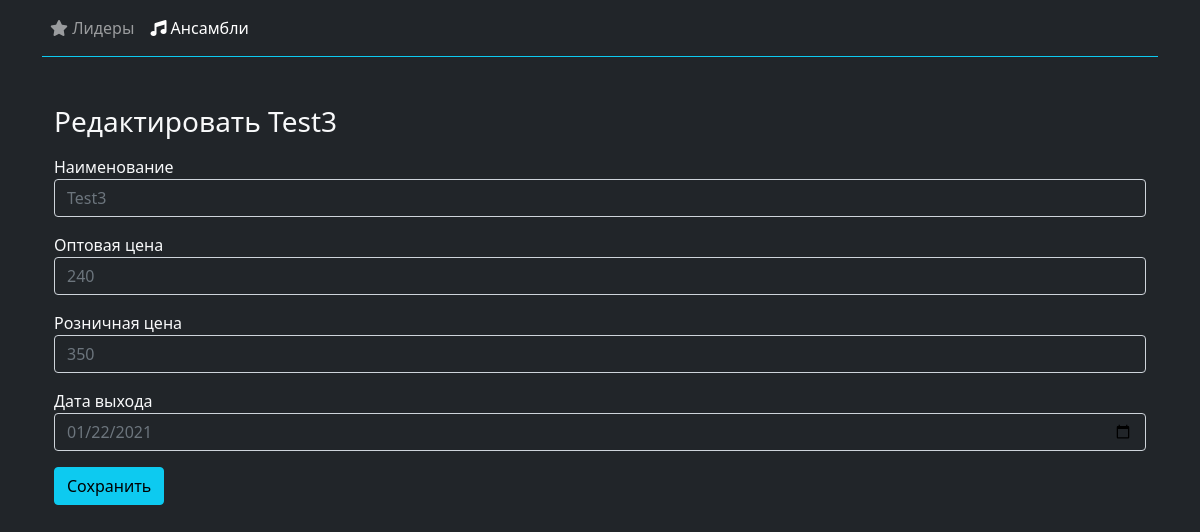
The app's page /edit-record?record_id=5 with its own data.
### models.py (models this page shows)
class Record(db.Model):
    id = db.Column(db.Integer, primary_key=True, autoincrement=True)
    ensemble_id = db.Column(db.Integer, db.ForeignKey('ensemble.id'), nullable=False)
    label_id = db.Column(db.Integer, db.ForeignKey('label.id'), nullable=False)
    seller_id = db.Column(db.Integer, db.ForeignKey('seller.id'), nullable=False)
    name = db.Column(db.String(80), nullable=False)
    price_wholesale = db.Column(db.Integer, nullable=False)
    price_retail = db.Column(db.Integer, nullable=False)
    release_date = db.Column(db.Date, nullable=False)

### app.py (the view, shortened to what this page needs)
@app.route('/edit-record', methods=["GET", "POST"])
def edit_record():
    ensemble_id = request.args.get('ensemble_id')
    record_id = request.args.get('record_id')
    record = Record.query.filter_by(id=record_id).first()
    return render_template('edit_record.html', record=record, ensemble_id=ensemble_id)

### templates/edit_record.html (shortened to what this page needs)
<!doctype html>
<html lang="en">
<head>
    <link href="https://cdn.jsdelivr.net/npm/bootstrap@5.0.0-beta1/dist/css/bootstrap.min.css" rel="stylesheet"
>
</head>
<body style="background-color:#212529 !important">
<div class="container">
    <nav class="navbar navbar-expand-sm bg-dark navbar-dark border-bottom border-info">
        <ul class="navbar-nav ">
            <li class="nav-item">
                <a class="nav-link" href="/"><i class="fa fa-star" aria-hidden="true"></i></i> Лидеры</a>
            </li>
            <li class="nav-item">
                <a class="nav-link active ml-2" href="/ensembles"><i class="fa fa-music" aria-hidden="true"></i>
                    Ансамбли</a>
            </li>
        </ul>
    </nav>
    <div class="container">
        <h3 class="text-light mt-5">Редактировать {{ record.name }}</h3>
        <form action="/edit-record" method="POST">
            <div class="form-group mt-3">
                <label for="record_name"  class="text-light">Наименование</label>
                <input class="form-control bg-dark text-muted" type="text" name="record_name" id="record_name" value="{{ record.name }}" required>
            </div>
            <div class="form-group mt-3">
                <label for="price_wholesale"  class="text-light">Оптовая цена</label>
                <input class="form-control bg-dark text-muted" type="number" min="1" step="any" name="price_wholesale" id="price_wholesale"
                       value="{{ record.price_wholesale }}" required>
            </div>
            <div class="form-group mt-3">
                <label for="price_retail"  class="text-light">Розничная цена</label>
                <input class="form-control bg-dark text-muted" type="number" min="1" step="any" name="price_retail" id="price_retail"
                       value="{{ record.price_retail }}"
                       required>
            </div>
            <div class="form-group mt-3">
                <label for="release_date"  class="text-light">Дата выхода</label>
                <input class="form-control bg-dark text-muted" type="date" name="release_date" id="release_date" value="{{ record.release_date }}" required>
            </div>
            <button class="btn btn-info mt-3" type="submit">Сохранить</button>
        </form>
    </div>
</body>
</html>

### records on screen
Record: name "Test3", record_name "Test3", price_wholesale "240", price_retail "350", release_date "01/22/2021"
